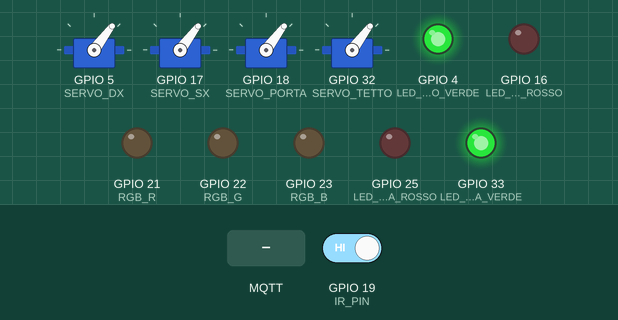
Bench run of a sketch on a simulated ESP32. On the bench: 4 × servo, output pins drawn as LEDs (lit = HIGH). Dashed ring = blinking. The test bench sets the inputs (shaded band); at power-on: GPIO 19 (IR_PIN) HIGH. WiFi joins after 1.5 s; servers stay silent unless stated; random numbers use the default seed unless the sketch sets one; no MQTT or app messages arrive unless stated; what the sketch prints to the serial monitor is not drawn.

Above: at 3.7 s.
3.8 s: MQTT message "true" arrives on the second subscribed topic
At 5.16 s:
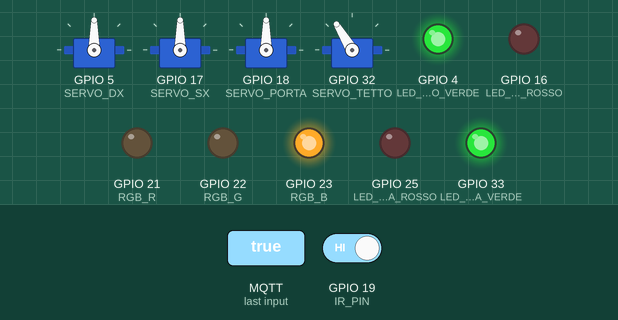
6.8 s: GPIO 19 (IR_PIN) driven LOW
At 7.56 s:
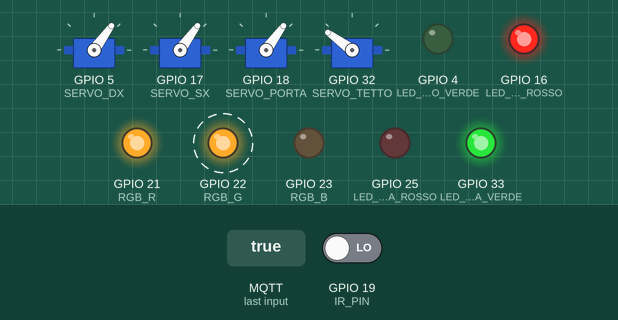
9.8 s: MQTT message "device/" arrives on the second subscribed topic
12.0 s: MQTT message "1" arrives on the second subscribed topic
At 12.19 s:
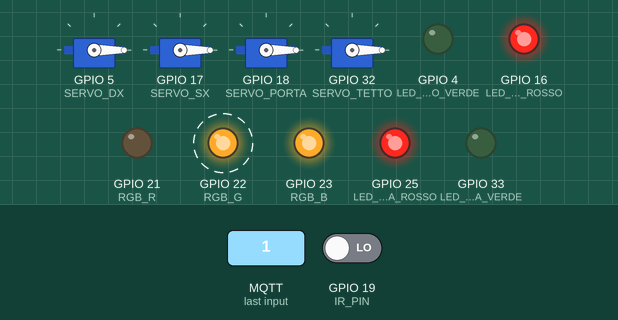
15.0 s: GPIO 19 (IR_PIN) driven HIGH
At 15.69 s:
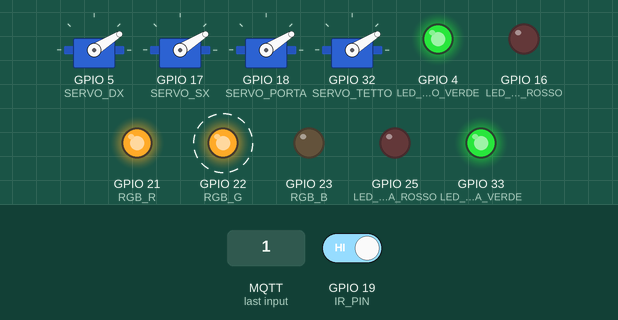
18.0 s: MQTT message "0" arrives on the second subscribed topic
Timing chart, 0 to 21.0 s (numbered marks = the images above; inputs shaded):
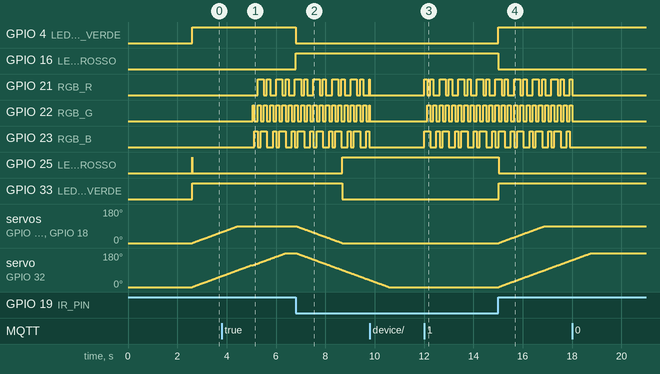

Measured:
- after the input at 3.8 s, GPIO 21 (RGB_R): LOW → HIGH after 1.5 s, → LOW 0.25 s later, → HIGH 0.13 s later, → LOW 0.13 s later, … (9 changes in this stretch); GPIO 22 (RGB_G): LOW → HIGH after 1.3 s, then repeats every 0.25 s: LOW 0.13 s, HIGH 0.13 s
- after the input at 6.8 s, GPIO 4 (LED_CANCELLO_VERDE): HIGH → LOW at once; GPIO 16 (LED_CANCELLO_ROSSO): LOW → HIGH at once
- after the input at 12.0 s, GPIO 21 (RGB_R): LOW → HIGH at once, then repeats every 0.75 s: LOW 0.13 s, HIGH 0.13 s, LOW 0.25 s, HIGH 0.25 s; GPIO 22 (RGB_G): alternates HIGH for 0.13 s and LOW for 0.13 s, starting after 0.13 s; GPIO 23 (RGB_B): LOW → HIGH at once, then repeats every 0.75 s: LOW 0.25 s, HIGH 0.13 s, LOW 0.13 s, HIGH 0.25 s
- after the input at 15.0 s, GPIO 4 (LED_CANCELLO_VERDE): LOW → HIGH at once; GPIO 16 (LED_CANCELLO_ROSSO): HIGH → LOW at once

The sketch:

esp32-esterno-STABLE-CLOUD.ino
```cpp
/* =========================================================================
   ESP32 ESTERNO - CLOUD-FIRST STABLE VERSION

   FASE 1 - Stabilizzazione Hardware + Cloud MQTT

   FEATURES:
   ✅ WiFiManager captive portal (AP: EscapeRoom-Esterno)
   ✅ HiveMQ Cloud MQTT over TLS (porta 8883)
   ✅ Triple watchdog (WiFi + MQTT + Hardware)
   ✅ Heartbeat strutturato ogni 30s
   ✅ Reset remoto via MQTT
   ✅ Last Will & Testament
   ✅ Zero IP hardcoded
   ✅ Zero SSID hardcoded

   Hardware:
   - Fotocellula IR (GPIO 19)
   - LED Cancello Verde/Rosso (GPIO 4, 16)
   - LED Porta Verde/Rosso (GPIO 33, 25)
   - RGB (GPIO 21, 22, 23)
   - Servo Cancelli DX/SX (GPIO 5, 17)
   - Servo Porta (GPIO 18)
   - Servo Tetto (GPIO 32)
   ========================================================================= */

#include <ESP32Servo.h>
#include <WiFi.h>
#include <WiFiClientSecure.h>
#include <PubSubClient.h>
#include <ArduinoJson.h>
#include <WiFiManager.h>  // https://github.com/tzapu/WiFiManager
#include <esp_task_wdt.h>

// ========================================================================
// CONFIGURAZIONE - MODIFICA QUESTI VALORI
// ========================================================================

// HiveMQ Cloud - SOSTITUISCI CON LE TUE CREDENZIALI
const char* MQTT_SERVER = "your-cluster.hivemq.cloud";  // ← Cambia questo
const int   MQTT_PORT = 8883;                            // TLS port
const char* MQTT_USER = "escape_device";                 // ← Cambia questo
const char* MQTT_PASS = "your_password";                 // ← Cambia questo

// Device ID (univoco per questo ESP32)
#define DEVICE_ID "esterno"

// Session ID temporaneo (fisso per compatibilità)
#define SESSION_ID 999

// Timeout watchdog (millisecondi)
#define WIFI_RESTART_TIMEOUT 120000   // 120s → restart se WiFi offline
#define MQTT_RESTART_TIMEOUT 180000   // 180s → restart se MQTT offline (WiFi OK)
#define WDT_TIMEOUT 120               // 120s → hardware watchdog

// Heartbeat interval
#define HEARTBEAT_INTERVAL 30000      // 30s

// WiFiManager timeout
#define PORTAL_TIMEOUT 180            // 180s in AP mode → restart

// Debug TLS (set to 1 per usare setInsecure() temporaneamente)
#define ALLOW_INSECURE_TLS 1          // ← Per test, poi metti 0 e aggiungi CA cert

// ========================================================================
// PIN HARDWARE (NON MODIFICARE)
// ========================================================================

// LED Bicolore Cancello
#define LED_CANCELLO_VERDE   4
#define LED_CANCELLO_ROSSO   16

// LED Bicolore Porta
#define LED_PORTA_VERDE      33
#define LED_PORTA_ROSSO      25

// Sensore IR Fotocellula
#define IR_PIN               19

// Servo Motors
#define SERVO_DX             5
#define SERVO_SX             17
#define SERVO_PORTA          18
#define SERVO_TETTO          32

// RGB Victory LEDs
#define RGB_R                21
#define RGB_G                22
#define RGB_B                23

// ========================================================================
// OGGETTI GLOBALI
// ========================================================================

WiFiClientSecure espClient;
PubSubClient client(espClient);
Servo cancelloDX, cancelloSX, porta, tetto;
WiFiManager wifiManager;

// ========================================================================
// STATO HARDWARE
// ========================================================================

int posCancelli = 0;
int posPorta = 0;
int posTetto = 0;

const int CANCELLO_OPEN = 90;
const int PORTA_OPEN = 90;
const int TETTO_OPEN = 180;

bool irLibero = false;
bool gameWon = false;

// ========================================================================
// TIMING & WATCHDOG
// ========================================================================

unsigned long tServo = 0;
unsigned long tRGB = 0;
unsigned long tMQTT = 0;
unsigned long tHeartbeat = 0;
int festaStep = 0;

// Watchdog states
enum WiFiWatchdogState {
  WIFI_OK,
  WIFI_RECONNECTING
};

enum MQTTWatchdogState {
  MQTT_OK,
  MQTT_RECONNECTING
};

WiFiWatchdogState wifiWdState = WIFI_OK;
MQTTWatchdogState mqttWdState = MQTT_OK;

unsigned long wifiDisconnectTime = 0;
unsigned long mqttDisconnectTime = 0;
unsigned long mqttLastReconnectAttempt = 0;

// ========================================================================
// MQTT CALLBACK
// ========================================================================

void mqttCallback(char* topic, byte* payload, unsigned int length) {
  String topicStr = String(topic);

  // Reset remoto
  if (topicStr == "device/" + String(DEVICE_ID) + "/cmd/reset") {
    Serial.println("\n🔴 ===== RESET REMOTO RICEVUTO =====");
    Serial.println("   Riavvio tra 1 secondo...");
    delay(1000);
    ESP.restart();
  }

  // Game completion (compatibilità)
  if (topicStr == "escape/game-completion/won") {
    String message = "";
    for (unsigned int i = 0; i < length; i++) {
      message += (char)payload[i];
    }
    gameWon = (message == "true" || message == "1");
    Serial.print("🏆 Game Won: ");
    Serial.println(gameWon ? "YES 🎊" : "NO");
  }
}

// ========================================================================
// SETUP WIFI (WiFiManager)
// ========================================================================

void setupWiFi() {
  Serial.println("\n📡 ===== WIFI SETUP =====");

  // Callback quando entra in AP mode
  wifiManager.setAPCallback([](WiFiManager *myWiFiManager) {
    Serial.println("⚠️  Nessuna rete salvata!");
    Serial.println("📶 Modalità Captive Portal attiva:");
    Serial.println("   SSID: EscapeRoom-Esterno");
    Serial.println("   IP: 192.168.4.1");
    Serial.println("   Connettiti con telefono per configurare WiFi");
  });

  // Timeout portal (180s)
  wifiManager.setConfigPortalTimeout(PORTAL_TIMEOUT);

  // Tenta connessione (auto-AP se fallisce)
  if (!wifiManager.autoConnect("EscapeRoom-Esterno")) {
    Serial.println("❌ WiFi config timeout, riavvio...");
    delay(3000);
    ESP.restart();
  }

  Serial.println("✅ WiFi connesso!");
  Serial.print("   SSID: ");
  Serial.println(WiFi.SSID());
  Serial.print("   IP: ");
  Serial.println(WiFi.localIP());
  Serial.print("   RSSI: ");
  Serial.print(WiFi.RSSI());
  Serial.println(" dBm");
}

// ========================================================================
// SETUP MQTT
// ========================================================================

void setupMQTT() {
  Serial.println("\n🔌 ===== MQTT SETUP =====");

  // TLS Configuration
  #if ALLOW_INSECURE_TLS
    espClient.setInsecure();
    Serial.println("⚠️  TLS INSECURE MODE (solo per test!)");
  #else
    // TODO: Aggiungi CA certificate qui per produzione
    // espClient.setCACert(hivemq_ca_cert);
    Serial.println("⚠️  ERRORE: CA cert non configurato!");
    Serial.println("   Imposta ALLOW_INSECURE_TLS=1 per test");
  #endif

  client.setServer(MQTT_SERVER, MQTT_PORT);
  client.setCallback(mqttCallback);

  Serial.print("   Server: ");
  Serial.println(MQTT_SERVER);
  Serial.print("   Port: ");
  Serial.println(MQTT_PORT);
}

// ========================================================================
// MQTT RECONNECT
// ========================================================================

void reconnectMQTT() {
  if (client.connected()) return;

  // Evita tentativi troppo frequenti
  if (millis() - mqttLastReconnectAttempt < 5000) return;
  mqttLastReconnectAttempt = millis();

  Serial.print("🔌 MQTT reconnect...");

  String clientId = "ESP32-Esterno-" + String(random(0xffff), HEX);
  String willTopic = "device/" + String(DEVICE_ID) + "/status";

  // Connect con Last Will & Testament
  if (client.connect(
    clientId.c_str(),
    MQTT_USER,
    MQTT_PASS,
    willTopic.c_str(),  // will topic
    1,                   // will QoS
    false,               // will retain (false come da spec)
    "offline"            // will message
  )) {
    Serial.println(" ✅");

    // Publish "online" status (retained)
    client.publish(willTopic.c_str(), "online", true);

    // Subscribe a comandi
    String resetTopic = "device/" + String(DEVICE_ID) + "/cmd/reset";
    client.subscribe(resetTopic.c_str());
    client.subscribe("escape/game-completion/won");

    Serial.println("📥 Subscribed:");
    Serial.print("   - ");
    Serial.println(resetTopic);
    Serial.println("   - escape/game-completion/won");

  } else {
    Serial.print(" ❌ (rc=");
    Serial.print(client.state());
    Serial.println(")");
  }
}

// ========================================================================
// HEARTBEAT
// ========================================================================

void sendHeartbeat() {
  if (millis() - tHeartbeat < HEARTBEAT_INTERVAL) return;
  tHeartbeat = millis();

  // JSON heartbeat
  StaticJsonDocument<256> doc;
  doc["device_id"] = DEVICE_ID;
  doc["uptime_s"] = millis() / 1000;
  doc["wifi_rssi"] = WiFi.RSSI();
  doc["free_heap"] = ESP.getFreeHeap();
  doc["mqtt_connected"] = client.connected();

  char buffer[256];
  serializeJson(doc, buffer);

  String topic = "device/" + String(DEVICE_ID) + "/heartbeat";

  if (client.publish(topic.c_str(), buffer, true)) {  // retained
    Serial.print("💓 Heartbeat: ");
    Serial.println(buffer);
  }
}

// ========================================================================
// WATCHDOG WIFI
// ========================================================================

void checkWiFiWatchdog() {
  if (WiFi.status() != WL_CONNECTED) {
    if (wifiWdState == WIFI_OK) {
      // Inizia problema
      wifiDisconnectTime = millis();
      wifiWdState = WIFI_RECONNECTING;
      Serial.println("⚠️  WiFi perso, tentativo reconnect...");
      WiFi.reconnect();
    } else {
      // Problema persistente
      if (millis() - wifiDisconnectTime > WIFI_RESTART_TIMEOUT) {
        Serial.println("\n🔴 ===== WIFI WATCHDOG TIMEOUT =====");
        Serial.println("   WiFi offline > 120s → RESTART!");
        delay(1000);
        ESP.restart();
      }
    }
  } else {
    // WiFi OK
    if (wifiWdState == WIFI_RECONNECTING) {
      Serial.println("✅ WiFi recuperato!");
    }
    wifiWdState = WIFI_OK;
  }
}

// ========================================================================
// WATCHDOG MQTT
// ========================================================================

void checkMQTTWatchdog() {
  // Solo se WiFi OK
  if (wifiWdState != WIFI_OK) return;

  if (!client.connected()) {
    if (mqttWdState == MQTT_OK) {
      // Inizia problema
      mqttDisconnectTime = millis();
      mqttWdState = MQTT_RECONNECTING;
      Serial.println("⚠️  MQTT perso, tentativo reconnect...");
      reconnectMQTT();
    } else {
      // Problema persistente
      if (millis() - mqttDisconnectTime > MQTT_RESTART_TIMEOUT) {
        Serial.println("\n🔴 ===== MQTT WATCHDOG TIMEOUT =====");
        Serial.println("   MQTT offline > 180s (WiFi OK) → RESTART!");
        delay(1000);
        ESP.restart();
      }
      // Riprova connessione periodicamente
      reconnectMQTT();
    }
  } else {
    // MQTT OK
    if (mqttWdState == MQTT_RECONNECTING) {
      Serial.println("✅ MQTT recuperato!");
    }
    mqttWdState = MQTT_OK;
  }
}

// ========================================================================
// PUBLISH HARDWARE STATE (compatibilità topic esistenti)
// ========================================================================

void publishHardwareState() {
  if (!client.connected()) return;

  if (millis() - tMQTT < 500) return;
  tMQTT = millis();

  String base = "escape/esterno/" + String(SESSION_ID) + "/";

  // Stato LED e sensore
  client.publish((base + "led/stato").c_str(), irLibero ? "VERDE" : "ROSSO");
  client.publish((base + "ir-sensor/stato").c_str(), irLibero ? "LIBERO" : "OCCUPATO");

  // Posizioni servo (opzionale, se serve al frontend)
  char posBuffer[8];

  sprintf(posBuffer, "%d", posCancelli);
  client.publish((base + "cancello1/posizione").c_str(), posBuffer);
  client.publish((base + "cancello2/posizione").c_str(), posBuffer);

  sprintf(posBuffer, "%d", posPorta);
  client.publish((base + "porta/posizione").c_str(), posBuffer);

  sprintf(posBuffer, "%d", posTetto);
  client.publish((base + "tetto/posizione").c_str(), posBuffer);
}

// ========================================================================
// SETUP
// ========================================================================

void setup() {
  Serial.begin(115200);
  delay(1000);

  Serial.println("\n\n");
  Serial.println("╔════════════════════════════════════════════════╗");
  Serial.println("║  ESP32 ESTERNO - STABLE CLOUD VERSION         ║");
  Serial.println("║  Fase 1: WiFiManager + HiveMQ + Watchdog      ║");
  Serial.println("╚════════════════════════════════════════════════╝");
  Serial.println();

  // Hardware Watchdog
  Serial.println("🐕 Inizializzazione Hardware Watchdog...");
  esp_task_wdt_init(WDT_TIMEOUT, true);
  esp_task_wdt_add(NULL);
  Serial.println("   ✅ Hardware WDT attivo (120s timeout)");

  // Pin configuration
  Serial.println("\n📌 Configurazione pin hardware...");
  pinMode(IR_PIN, INPUT_PULLUP);
  pinMode(LED_CANCELLO_VERDE, OUTPUT);
  pinMode(LED_CANCELLO_ROSSO, OUTPUT);
  pinMode(LED_PORTA_VERDE, OUTPUT);
  pinMode(LED_PORTA_ROSSO, OUTPUT);
  pinMode(RGB_R, OUTPUT);
  pinMode(RGB_G, OUTPUT);
  pinMode(RGB_B, OUTPUT);

  // Servo attach
  cancelloDX.attach(SERVO_DX, 500, 2400);
  cancelloSX.attach(SERVO_SX, 500, 2400);
  porta.attach(SERVO_PORTA, 500, 2400);
  tetto.attach(SERVO_TETTO, 500, 2500);

  // Posizioni iniziali
  cancelloDX.write(0);
  cancelloSX.write(0);
  porta.write(0);
  tetto.write(0);

  Serial.println("   ✅ Pin e servo configurati");

  // WiFi setup
  setupWiFi();

  // MQTT setup
  setupMQTT();

  // Prima connessione MQTT
  reconnectMQTT();

  Serial.println("\n✅ ===== SISTEMA PRONTO =====");
  Serial.print("   Device ID: ");
  Serial.println(DEVICE_ID);
  Serial.print("   Session ID: ");
  Serial.println(SESSION_ID);
  Serial.println("\n📡 Topic MQTT:");
  Serial.println("   Heartbeat: device/esterno/heartbeat");
  Serial.println("   Status: device/esterno/status");
  Serial.println("   Reset: device/esterno/cmd/reset (subscribe)");
  Serial.println("   Hardware: escape/esterno/999/* (publish)");
  Serial.println("\n🐕 Watchdog:");
  Serial.println("   WiFi: restart se offline > 120s");
  Serial.println("   MQTT: restart se offline > 180s (WiFi OK)");
  Serial.println("   Hardware: restart se freeze > 120s");
  Serial.println("\n💓 Heartbeat ogni 30 secondi\n");
}

// ========================================================================
// LOOP PRINCIPALE
// ========================================================================

void loop() {
  unsigned long now = millis();

  // Feed hardware watchdog
  esp_task_wdt_reset();

  // Watchdog checks (priorità alta)
  checkWiFiWatchdog();
  checkMQTTWatchdog();

  // MQTT loop
  if (client.connected()) {
    client.loop();
  }

  // Heartbeat
  sendHeartbeat();

  // Lettura sensore IR
  irLibero = (digitalRead(IR_PIN) == HIGH);

  // ===== LED CANCELLO =====
  if (irLibero) {
    digitalWrite(LED_CANCELLO_VERDE, HIGH);
    digitalWrite(LED_CANCELLO_ROSSO, LOW);
  } else {
    digitalWrite(LED_CANCELLO_VERDE, LOW);
    digitalWrite(LED_CANCELLO_ROSSO, HIGH);
  }

  // ===== LED PORTA =====
  if (posPorta > 0) {
    digitalWrite(LED_PORTA_VERDE, HIGH);
    digitalWrite(LED_PORTA_ROSSO, LOW);
  } else {
    digitalWrite(LED_PORTA_VERDE, LOW);
    digitalWrite(LED_PORTA_ROSSO, HIGH);
  }

  // ===== MOVIMENTO SERVO SMOOTH =====
  if (now - tServo >= 15) {
    tServo = now;

    if (irLibero) {
      if (posCancelli < CANCELLO_OPEN) posCancelli++;
      if (posPorta < PORTA_OPEN) posPorta++;
      if (posTetto < TETTO_OPEN) posTetto++;
    } else {
      if (posCancelli > 0) posCancelli--;
      if (posPorta > 0) posPorta--;
      if (posTetto > 0) posTetto--;
    }

    cancelloDX.write(posCancelli);
    cancelloSX.write(posCancelli);
    porta.write(posPorta);
    tetto.write(posTetto);
  }

  // ===== RGB VICTORY ANIMATION =====
  if (gameWon) {
    if (now - tRGB >= 120) {
      tRGB = now;
      festaStep++;

      switch (festaStep % 6) {
        case 0: analogWrite(RGB_R, 255); analogWrite(RGB_G, 0);   analogWrite(RGB_B, 0);   break;
        case 1: analogWrite(RGB_R, 0);   analogWrite(RGB_G, 255); analogWrite(RGB_B, 0);   break;
        case 2: analogWrite(RGB_R, 0);   analogWrite(RGB_G, 0);   analogWrite(RGB_B, 255); break;
        case 3: analogWrite(RGB_R, 255); analogWrite(RGB_G, 255); analogWrite(RGB_B, 0);   break;
        case 4: analogWrite(RGB_R, 255); analogWrite(RGB_G, 0);   analogWrite(RGB_B, 255); break;
        case 5: analogWrite(RGB_R, 0);   analogWrite(RGB_G, 255); analogWrite(RGB_B, 255); break;
      }
    }
  } else {
    analogWrite(RGB_R, 0);
    analogWrite(RGB_G, 0);
    analogWrite(RGB_B, 0);
  }

  // ===== PUBLISH HARDWARE STATE =====
  publishHardwareState();

  // Small delay
  delay(10);
}
```
